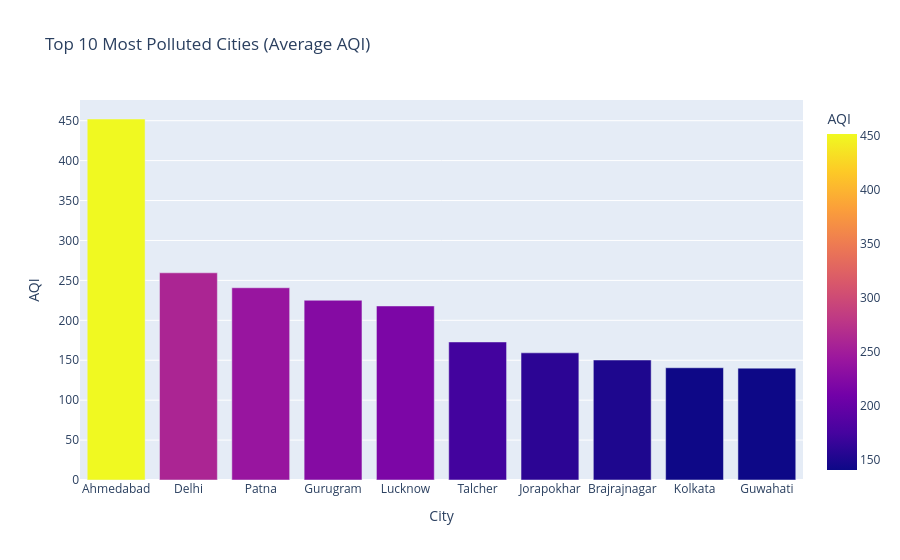

Source (notebook cell):
### Markdown cell above
## 3. Top 10 Most Polluted Cities (Average AQI)

### Code cell
city_pollution = (
    air_df.groupby("City")["AQI"]
    .mean()
    .sort_values(ascending=False)
    .head(10)
    .reset_index()
)

fig = px.bar(
    city_pollution,
    x="City",
    y="AQI",
    color="AQI",
    title="Top 10 Most Polluted Cities (Average AQI)"
)

fig.show()

### Figure 1 — Plotly figure (JSON) as saved in the notebook; plotly's stock layout.template omitted (floating-point values rounded to 4 significant figures)
{"data": [{"hovertemplate": "City=%{x}<br>AQI=%{marker.color}<extra></extra>", "legendgroup": "", "marker": {"color": [452.1, 259.5, 240.8, 225.1, 218.0, 172.9, 159.3, 150.3, 140.6, 140.1], "coloraxis": "coloraxis", "pattern": {"shape": ""}}, "name": "", "orientation": "v", "showlegend": false, "textposition": "auto", "type": "bar", "x": ["Ahmedabad", "Delhi", "Patna", "Gurugram", "Lucknow", "Talcher", "Jorapokhar", "Brajrajnagar", "Kolkata", "Guwahati"], "xaxis": "x", "y": [452.1, 259.5, 240.8, 225.1, 218.0, 172.9, 159.3, 150.3, 140.6, 140.1], "yaxis": "y"}], "layout": {"barmode": "relative", "coloraxis": {"colorbar": {"title": {"text": "AQI"}}, "colorscale": [[0, "#0d0887"], [0.1111, "#46039f"], [0.2222, "#7201a8"], [0.3333, "#9c179e"], [0.4444, "#bd3786"], [0.5556, "#d8576b"], [0.6667, "#ed7953"], [0.7778, "#fb9f3a"], [0.8889, "#fdca26"], [1, "#f0f921"]]}, "legend": {"tracegroupgap": 0}, "title": {"text": "Top 10 Most Polluted Cities (Average AQI)"}, "xaxis": {"anchor": "y", "domain": [0, 1], "title": {"text": "City"}}, "yaxis": {"anchor": "x", "domain": [0, 1], "title": {"text": "AQI"}}}}
